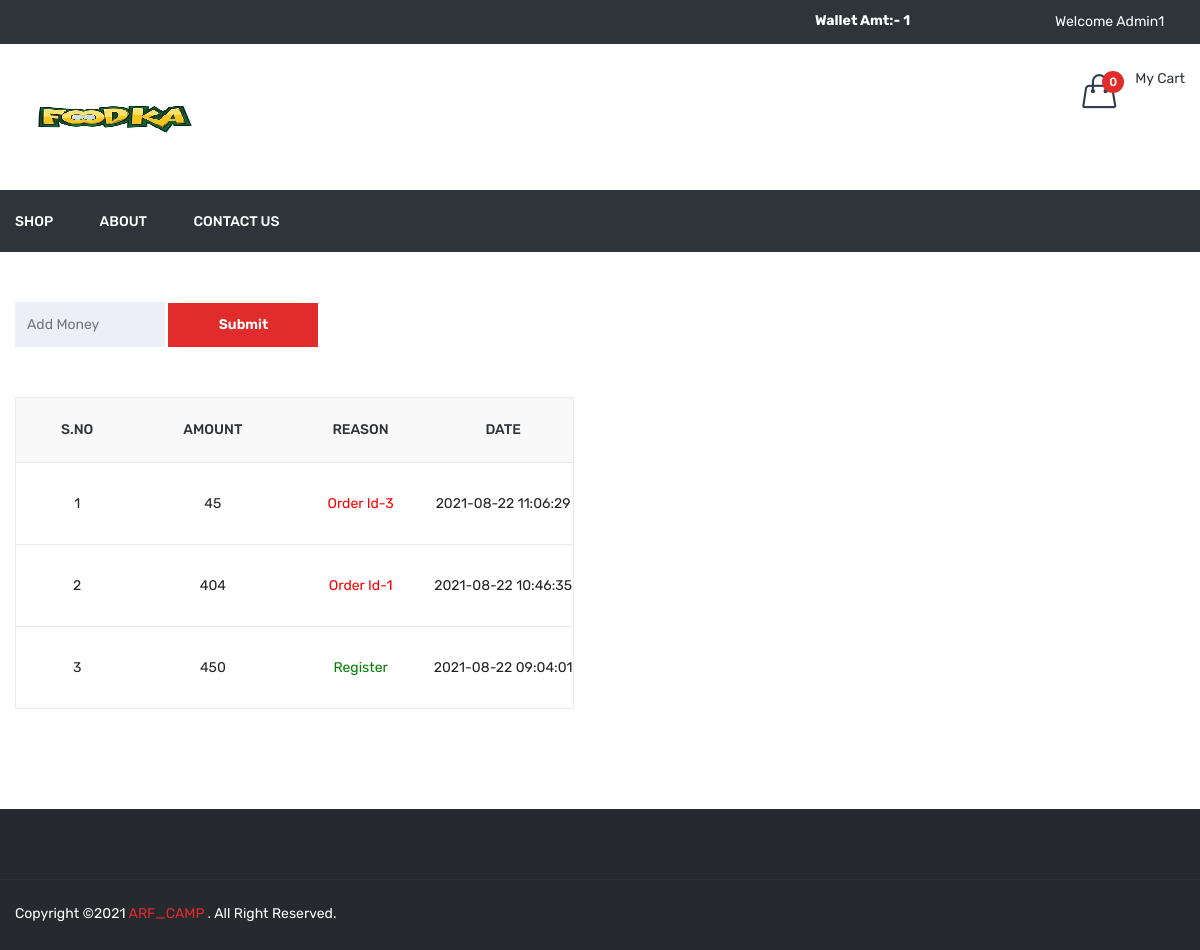
The app's page /wallet.php (signed in), older data.
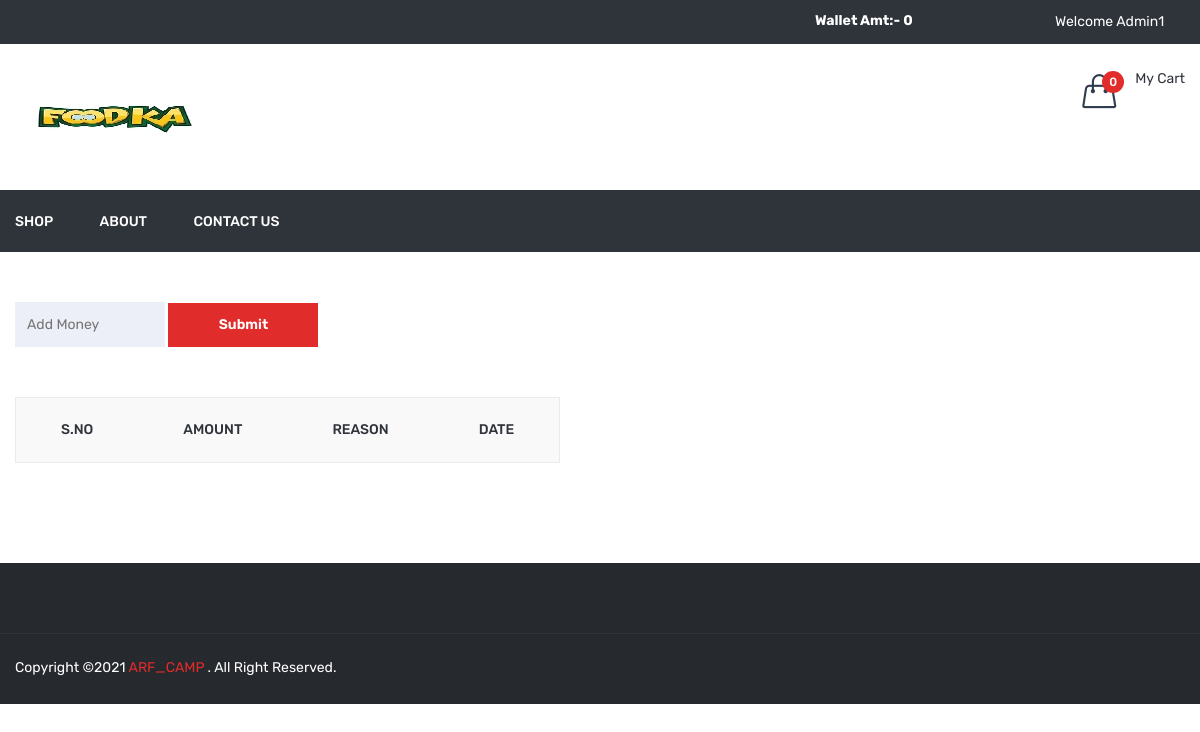
The same page, newer data.
### tables this page shows
CREATE TABLE `wallet` (
  `id` int(11) NOT NULL,
  `user_id` int(11) NOT NULL,
  `amt` int(11) NOT NULL,
  `payment_id` varchar(50) NOT NULL,
  `msg` varchar(500) NOT NULL,
  `type` enum('in','out') NOT NULL,
  `added_on` datetime NOT NULL
);

### function.inc.php (called while the page is built, shortened)
	<?php
function getWallet($uid){
  global $con;
  $sql="select * from wallet where user_id='$uid' order by id desc";
  $res=mysqli_query($con,$sql);
  $arr=array();
  while($row=mysqli_fetch_assoc($res)){
    $arr[]=$row;
  }
  return $arr;
}
function getWalletAmt($uid){
  global $con;
  $sql="select * from wallet where user_id='$uid'";
  $res=mysqli_query($con,$sql);
  $in=0;
  $out=0;
  while($row=mysqli_fetch_assoc($res)){
    if($row['type']=='in'){
      $in=$in+$row['amt'];
    }
    if($row['type']=='out'){
      $out=$out+$row['amt'];
    }
  }
  return $in-$out;
}
?>

### wallet.php (the view, shortened to what the changed rows need)
<?php
include ("header.php");
?>
<div class="cart-main-area pt-50 pb-100">
            <div class="container">
                <div class="row">
                    <div class="col-lg-12 col-md-12 col-sm-12 col-12">
							<?php
							$getWallet=getWallet($_SESSION['FOOD_USER_ID']);
							?>
                            <div class="table-content table-responsive">
                                <table>
                                    <thead>
                                        <tr>
                                            <th>S.No</th>
                                            <th>Amount</th>
                                            <th>Reason</th>
                                            <th>Date</th>
                                        </tr>
                                    </thead>
                                    <tbody>
                                       <?php
									   $kk=1;
									   foreach($getWallet as $list){?>
											<tr class="wallet_loop">
												<td><?php echo $kk?></td>
												<td><?php echo $list['amt']?></td>
												<td>
													<span class="<?php echo $list['type']?>">
														<?php echo $list['msg']?>
													</span>
												</td>
												<td><?php echo $list['added_on']?></td>
											</tr>
									   <?php
									   $kk++;
									   } ?>
                                    </tbody>
                                </table>
                            </div>
                    </div>
                </div>
            </div>
        </div>
<?php
include("footer.php");
?>

### header.php (shortened to what the changed rows need)
<?php
include('database.inc.php');
include('function.inc.php');
$getWalletAmt=0;
if(isset($_SESSION['FOOD_USER_ID'])){
    $getWalletAmt=getWalletAmt($_SESSION['FOOD_USER_ID']);
}
 ?>
<!doctype html>
<html class="no-js" lang="zxx">
<head>
        <link rel="stylesheet" href="<?php echo FRONT_SITE_PATH?>assets/css/bootstrap.min.css">
        <link rel="stylesheet" href="<?php echo FRONT_SITE_PATH?>assets/css/animate.css">
        <link rel="stylesheet" href="<?php echo FRONT_SITE_PATH?>assets/css/owl.carousel.min.css">
        <link rel="stylesheet" href="<?php echo FRONT_SITE_PATH?>assets/css/slick.css">
        <link rel="stylesheet" href="<?php echo FRONT_SITE_PATH?>assets/css/chosen.min.css">
        <link rel="stylesheet" href="<?php echo FRONT_SITE_PATH?>assets/css/ionicons.min.css">
        <link rel="stylesheet" href="<?php echo FRONT_SITE_PATH?>assets/css/font-awesome.min.css">
        <link rel="stylesheet" href="<?php echo FRONT_SITE_PATH?>assets/css/simple-line-icons.css">
        <link rel="stylesheet" href="<?php echo FRONT_SITE_PATH?>assets/css/jquery-ui.css">
        <link rel="stylesheet" href="<?php echo FRONT_SITE_PATH?>assets/css/meanmenu.min.css">
        <link rel="stylesheet" href="<?php echo FRONT_SITE_PATH?>assets/css/style.css">
        <link rel="stylesheet" href="<?php echo FRONT_SITE_PATH?>assets/css/responsive.css">
    </head>
    <body>
        <header class="header-area">
            <div class="header-top black-bg">
                <div class="container">
                    <div class="row">
                      <div class="col-lg-2 col-md-4 col-12 col-sm-4">
                            <?php
                                if(isset($_SESSION['FOOD_USER_NAME'])){
                                ?>
                            <div id="wallet_top_box">
                                <a href="<?php echo FRONT_SITE_PATH?>wallet" style="color:#fff;">
                                    Wallet Amt:- <?php echo $getWalletAmt?>
                                </a>
                            </div>
                                <?php  } ?>
                        </div>
                    </div>
                </div>
            </div>
        </header>

Row changes from the older to the newer data that the page shows:
removed wallet: amt "45", msg "Order Id-3", added_on "2021-08-22 11:06:29"
removed wallet: amt "404", msg "Order Id-1", added_on "2021-08-22 10:46:35"
removed wallet: amt "450", msg "Register", added_on "2021-08-22 09:04:01", type "in" (drawn)
Text that changed along with them:
$getWalletAmt: "1" → "0"
